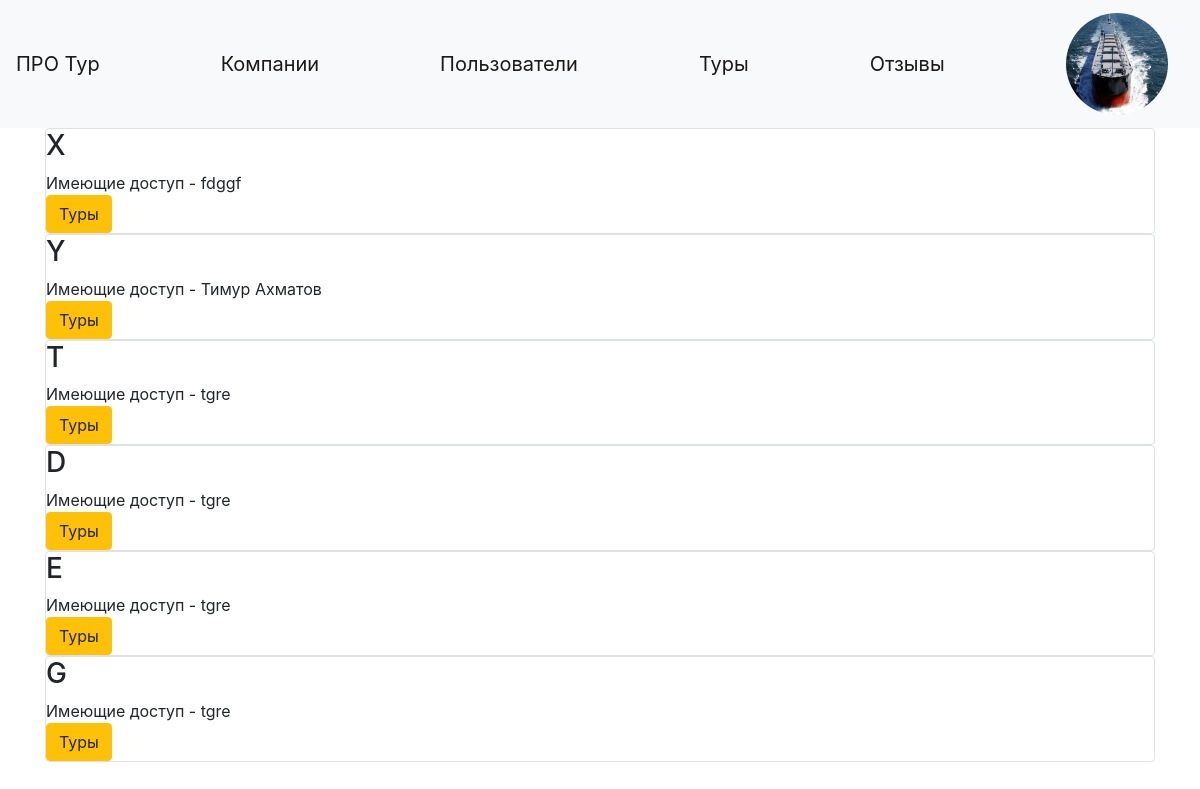
/companies (signed in), run on the app's committed database.
### data/companies.py (models this page shows, shortened)
class Company(SqlAlchemyBase):
    __tablename__ = 'companies'
    id = sqlalchemy.Column(sqlalchemy.Integer, primary_key=True, autoincrement=True)
    name = sqlalchemy.Column(sqlalchemy.String, nullable=True)
    created_date = sqlalchemy.Column(sqlalchemy.DateTime, default=datetime.datetime.now)
    hashed_password = sqlalchemy.Column(sqlalchemy.String, nullable=True)

### main.py (the view)
@app.route('/companies')
def all_companies():
    db_sess = db_session.create_session()
    companies = db_sess.query(Company).all()
    K = []
    for c in companies:
        k = ''
        for u in db_sess.query(User).all():
            if str(c.id) in u.access_company.split():
                k += ', ' + u.name
        K.append(k[2:])
    return render_template('show_companies.html', title='Все компании', users=K, companies=companies, img=url_for("static", filename=image))

### data/db_session.py (called while the page is built)
def create_session() -> Session:
    global __factory
    return __factory()

### main.py (called while the page is built)
@login_manager.user_loader
def load_user(user_id):
    db_sess = db_session.create_session()
    return db_sess.query(User).get(user_id)

### templates/show_companies.html (shortened to what this page needs)
{% extends "base.html" %}
{% block content %}
{% for item in companies %}
<div class="col-md6 border rounded">
    <h3>{{item.name}}</h3>
    <div>
        Имеющие доступ - {{users[loop.index0]}}
    </div>
    <div>
        <a href="/tours/company/{{ item.id }}" class="btn btn-warning">
            Туры
        </a>
    </div>
</div>
{% endfor %}
{% endblock %}

### data on the page
Company: name "X", users "fdggf"
Company: name "Y", users "Тимур Ахматов"
Company: name "T", users "tgre"
Company: name "D", users "tgre"
Company: name "E", users "tgre"
Company: name "G", users "tgre"
